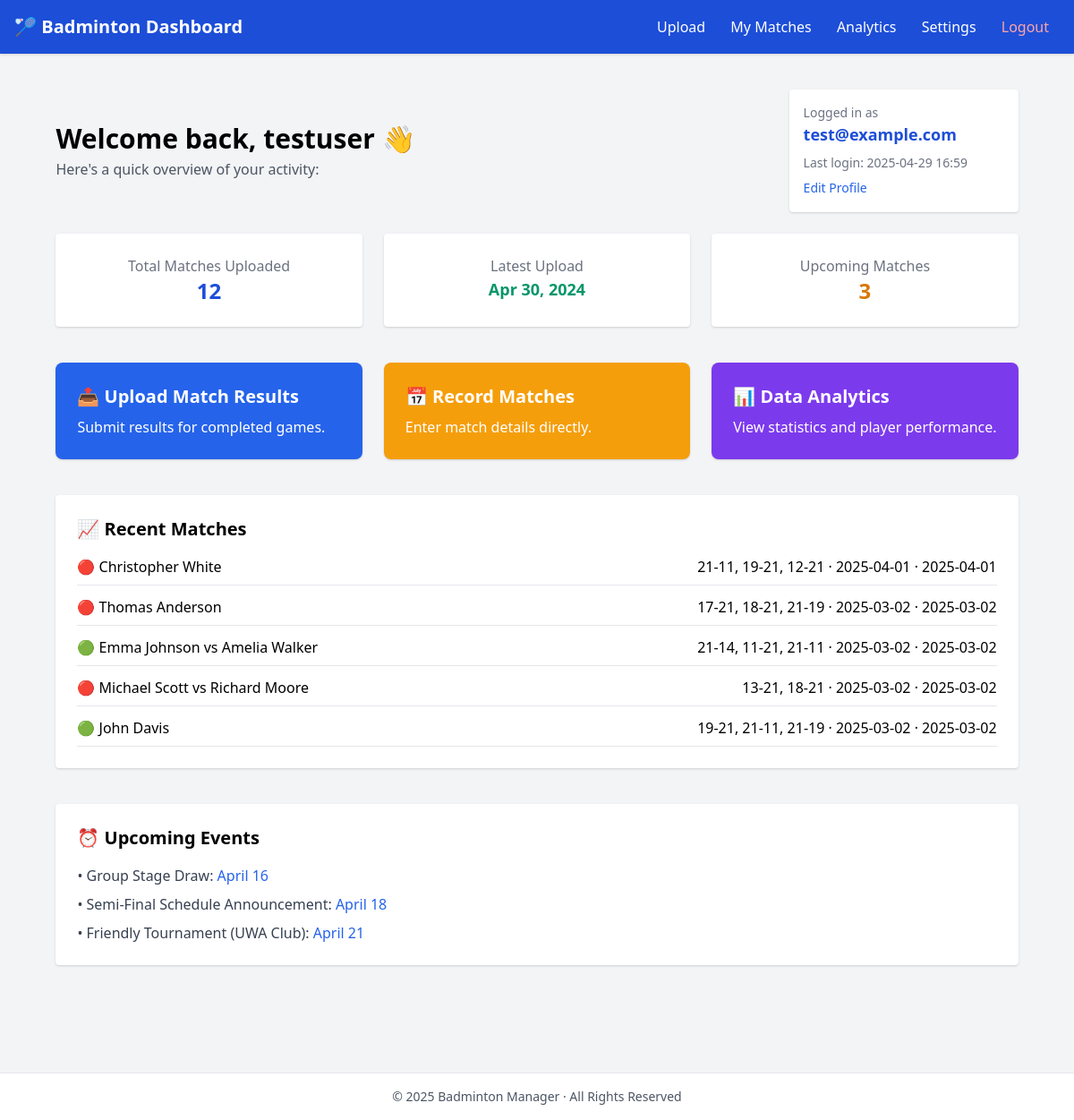
Page /dashboard (signed in) on the committed database.
### models.py (models this page shows, shortened)
class User(db.Model):
    id = db.Column(db.Integer, primary_key=True)
    username = db.Column(db.String(150), nullable=False, unique=True)
    email = db.Column(db.String(150), nullable=False, unique=True)
    password_hash = db.Column(db.String(256), nullable=False)
    last_login = db.Column(db.DateTime, default=db.func.current_timestamp())
    tournaments = db.relationship('Tournament', backref='organizer', lazy=True)

class Tournament(db.Model):
    id = db.Column(db.Integer, primary_key=True)
    name = db.Column(db.String(200), nullable=False)
    date = db.Column(db.Date, nullable=False)
    location = db.Column(db.String(200))
    created_at = db.Column(db.DateTime, default=db.func.current_timestamp())
    user_id = db.Column(db.Integer, db.ForeignKey('user.id'), nullable=False)
    matches = db.relationship('Match', backref='tournament', lazy=True, cascade="all, delete-orphan")

class Player(db.Model):
    id = db.Column(db.Integer, primary_key=True)
    name = db.Column(db.String(150), nullable=False)
    teams_as_player1 = db.relationship('Team', foreign_keys='Team.player1_id', backref='player1', lazy=True)
    teams_as_player2 = db.relationship('Team', foreign_keys='Team.player2_id', backref='player2', lazy=True)

### app.py (the view)
@app.route("/dashboard")
def dashboard():
    user_id = session.get("user_id")
    user = User.query.get(user_id)
    tournament_count = Tournament.query.filter_by(user_id=user.id).count()
    if "user_id" not in session:
        return redirect(url_for("login"))
    user_id = session.get("user_id")
    user = User.query.get(user_id)
    if not user:
        session.clear()
        return redirect(url_for("login"))
    tournament_count = Tournament.query.filter_by(user_id=user.id).count()
    latest_tournament = Tournament.query.filter_by(user_id=user.id).order_by(Tournament.created_at.desc()).first()
    latest_date = latest_tournament.date.strftime("%b %d, %Y") if latest_tournament else "No tournaments yet"
    recent_matches = []
    matches = Match.query.join(Tournament).filter(Tournament.user_id == user.id).order_by(Match.timestamp.desc()).limit(
        5).all()
    for match in matches:
        team1_players = [match.team1.player1.name]
        if match.team1.player2:
            team1_players.append(match.team1.player2.name)
        team2_players = [match.team2.player1.name]
        if match.team2.player2:
            team2_players.append(match.team2.player2.name)
        winner = match.get_winner()
        is_winner_team1 = winner.id == match.team1.id
        recent_matches.append({
            "team1": " vs ".join(team1_players),
            "team2": " vs ".join(team2_players),
            "score": f"{match.score1} · {match.timestamp.strftime('%Y-%m-%d')}",
            "is_winner": is_winner_team1,
            "match_date": match.timestamp.strftime('%Y-%m-%d')
        })
    upcoming_matches = 3
    return render_template(
        "html/dashboard.html",
        user=user,
        username=user.username,
        email=user.email,
        last_login=user.last_login.strftime('%Y-%m-%d %H:%M'),
        tournament_count=tournament_count,
        latest_upload=latest_date,
        upcoming_matches=upcoming_matches,
        recent_matches=recent_matches
    )

### models.py (called while the page is built)
    def get_winner(self):
        score1_sets = self.score1.split(', ')
        score2_sets = self.score2.split(', ')
        team1_wins = 0
        team2_wins = 0
        for i in range(min(len(score1_sets), len(score2_sets))):
            try:
                score1_points = int(score1_sets[i].split('-')[0])
                score2_points = int(score2_sets[i].split('-')[0])
                if score1_points > score2_points:
                    team1_wins += 1
                else:
                    team2_wins += 1
            except (ValueError, IndexError):
                continue
        if team1_wins > team2_wins:
            return self.team1
        else:
            return self.team2

### templates/html/dashboard.html (shortened to what this page needs)
<!DOCTYPE html>
<html lang="en">
<head>
  <link href="https://cdn.jsdelivr.net/npm/tailwindcss@2.2.19/dist/tailwind.min.css" rel="stylesheet">
</head>
<body class="bg-gray-100 min-h-screen flex flex-col">
  <nav class="bg-blue-700 text-white p-4 flex justify-between items-center shadow">
    <h1 class="text-xl font-bold">🏸 Badminton Dashboard</h1>
    <div>
      <a href="/upload" class="px-3 hover:underline">Upload</a>
      <a href="/input_form" class="px-3 hover:underline">My Matches</a>
      <a href="/analytics" class="px-3 hover:underline">Analytics</a>
      <a href="/settings" class="px-3 hover:underline">Settings</a>
      <a href="/logout" class="px-3 hover:underline text-red-300">Logout</a>
    </div>
  </nav>
  <main class="flex-1 max-w-6xl mx-auto px-4 py-10">
    <div class="mb-6 flex justify-between items-center">
      <div>
        <h2 class="text-3xl font-semibold">Welcome back, <span id="username">{{ username }}</span> 👋</h2>
        <p class="text-gray-600 mt-1">Here's a quick overview of your activity:</p>
      </div>
      <div class="bg-white p-4 rounded shadow w-64">
        <p class="text-sm text-gray-500">Logged in as</p>
        <p class="font-semibold text-blue-700 text-lg" id="user-email">{{ email }}</p>
        <p class="text-sm text-gray-500 mt-2">Last login: <span id="last-login">{{ last_login }}</span></p>
        <a href="/settings" class="text-sm text-blue-600 mt-2 inline-block hover:underline">Edit Profile</a>
      </div>
    </div>
    <div class="grid grid-cols-1 md:grid-cols-3 gap-6 mb-10">
      <div class="bg-white p-6 rounded shadow text-center">
        <p class="text-gray-500">Total Matches Uploaded</p>
        <p class="text-2xl font-bold text-blue-700">{{ tournament_count }}</p>
      </div>
      <div class="bg-white p-6 rounded shadow text-center">
        <p class="text-gray-500">Latest Upload</p>
        <p class="text-lg font-semibold text-green-600">{{ latest_upload }}</p>
      </div>
      <div class="bg-white p-6 rounded shadow text-center">
        <p class="text-gray-500">Upcoming Matches</p>
        <p class="text-2xl font-bold text-yellow-600">{{ upcoming_matches }}</p>
      </div>
    </div>
    <div class="grid grid-cols-1 md:grid-cols-3 gap-6 mb-10">
      <a href="/upload" class="bg-blue-600 text-white p-6 rounded-lg shadow hover:bg-blue-700 transition">
        <h3 class="text-xl font-bold mb-2">📤 Upload Match Results</h3>
        <p>Submit results for completed games.</p>
      </a>
      <a href="/input_form" class="bg-yellow-500 text-white p-6 rounded-lg shadow hover:bg-yellow-600 transition">
        <h3 class="text-xl font-bold mb-2">📅 Record Matches</h3>
        <p>Enter match details directly.</p>
      </a>
      <a href="/analytics" class="bg-purple-600 text-white p-6 rounded-lg shadow hover:bg-purple-700 transition">
        <h3 class="text-xl font-bold mb-2">📊 Data Analytics</h3>
        <p>View statistics and player performance.</p>
      </a>
    </div>
    <div class="bg-white rounded shadow p-6 mb-10">
      <h3 class="text-xl font-bold mb-4">📈 Recent Matches</h3>
      {% if recent_matches %}
        <ul class="space-y-3">
          {% for match in recent_matches %}
            <li class="border-b pb-2 flex justify-between">
              <span>
                {% if match.is_winner %}🟢{% else %}🔴{% endif %}
                {{ match.team1 }}
              </span>
              <span>{{ match.score }} · {{ match.match_date }}</span>
            </li>
          {% endfor %}
        </ul>
      {% else %}
        <p class="text-gray-500 text-center py-4">No recent matches found. Start by uploading match results!</p>
      {% endif %}
    </div>
    <div class="bg-white rounded shadow p-6 mb-20">
      <h3 class="text-xl font-bold mb-4">⏰ Upcoming Events</h3>
      <ul class="space-y-2 text-gray-700">
        <li>• Group Stage Draw: <span class="text-blue-600 font-medium">April 16</span></li>
        <li>• Semi-Final Schedule Announcement: <span class="text-blue-600 font-medium">April 18</span></li>
        <li>• Friendly Tournament (UWA Club): <span class="text-blue-600 font-medium">April 21</span></li>
      </ul>
    </div>
  </main>
  <footer class="bg-white text-gray-600 text-sm text-center py-4 border-t">
    © 2025 Badminton Manager · All Rights Reserved
  </footer>
</body>
</html>

### rows in the picture
User: username "testuser", email "test@example.com"
Tournament: date "Apr 30, 2024"
Player: team1 "Christopher White"
Player: team1 "Thomas Anderson"
Player: team1 "John Davis"

### other values in the picture
{{ last_login }} "2025-04-29 16:59"
{{ tournament_count }} "12"
{{ upcoming_matches }} "3"
{{ match.score }} "21-11, 19-21, 12-21 · 2025-04-01" "17-21, 18-21, 21-19 · 2025-03-02" "21-14, 11-21, 21-11 · 2025-03-02" "13-21, 18-21 · 2025-03-02" "19-21, 21-11, 21-19 · 2025-03-02"
{{ match.match_date }} "2025-04-01" "2025-03-02" "2025-03-02" "2025-03-02" "2025-03-02"
{{ match.team1 }} "Emma Johnson vs Amelia Walker" "Michael Scott vs Richard Moore"
